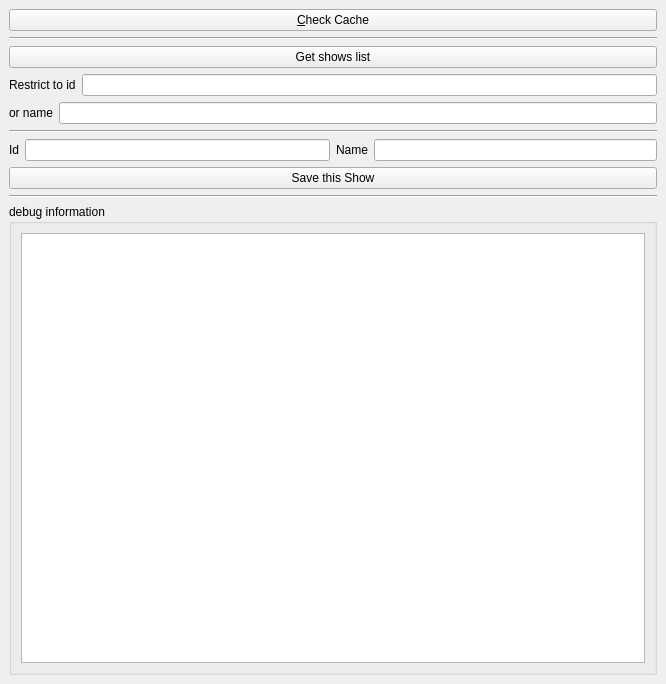
<ui version="4.0" >
 <class>MainWindow</class>
 <widget class="QMainWindow" name="MainWindow" >
  <property name="geometry" >
   <rect>
    <x>0</x>
    <y>0</y>
    <width>666</width>
    <height>684</height>
   </rect>
  </property>
  <property name="windowTitle" >
   <string>MainWindow</string>
  </property>
  <widget class="QWidget" name="centralwidget" >
   <layout class="QGridLayout" name="gridLayout_3" >
    <item row="0" column="0" colspan="2" >
     <widget class="QPushButton" name="btnCheckCache" >
      <property name="enabled" >
       <bool>true</bool>
      </property>
      <property name="text" >
       <string>&amp;Check Cache</string>
      </property>
      <property name="flat" >
       <bool>false</bool>
      </property>
     </widget>
    </item>
    <item row="1" column="0" colspan="2" >
     <widget class="Line" name="line" >
      <property name="orientation" >
       <enum>Qt::Horizontal</enum>
      </property>
     </widget>
    </item>
    <item row="2" column="0" colspan="2" >
     <widget class="QPushButton" name="btnListShow" >
      <property name="text" >
       <string>Get shows list</string>
      </property>
     </widget>
    </item>
    <item row="3" column="0" colspan="2" >
     <layout class="QHBoxLayout" name="horizontalLayout" >
      <item>
       <widget class="QLabel" name="label" >
        <property name="text" >
         <string>Restrict to id</string>
        </property>
       </widget>
      </item>
      <item>
       <widget class="QLineEdit" name="lineEdit" />
      </item>
     </layout>
    </item>
    <item row="4" column="0" colspan="2" >
     <layout class="QHBoxLayout" name="horizontalLayout_2" >
      <item>
       <widget class="QLabel" name="label_2" >
        <property name="text" >
         <string>or name</string>
        </property>
       </widget>
      </item>
      <item>
       <widget class="QLineEdit" name="lineEdit_2" />
      </item>
     </layout>
    </item>
    <item row="5" column="0" colspan="2" >
     <widget class="Line" name="line_2" >
      <property name="orientation" >
       <enum>Qt::Horizontal</enum>
      </property>
     </widget>
    </item>
    <item row="6" column="0" >
     <layout class="QHBoxLayout" name="horizontalLayout_3" >
      <item>
       <widget class="QLabel" name="label_3" >
        <property name="text" >
         <string>Id</string>
        </property>
       </widget>
      </item>
      <item>
       <widget class="QLineEdit" name="lineEdit_3" />
      </item>
     </layout>
    </item>
    <item row="6" column="1" >
     <layout class="QHBoxLayout" name="horizontalLayout_4" >
      <item>
       <widget class="QLabel" name="label_4" >
        <property name="text" >
         <string>Name</string>
        </property>
       </widget>
      </item>
      <item>
       <widget class="QLineEdit" name="lineEdit_4" />
      </item>
     </layout>
    </item>
    <item row="7" column="0" colspan="2" >
     <widget class="QPushButton" name="btnSaveShow" >
      <property name="text" >
       <string>Save this Show</string>
      </property>
     </widget>
    </item>
    <item row="8" column="0" colspan="2" >
     <widget class="Line" name="line_3" >
      <property name="orientation" >
       <enum>Qt::Horizontal</enum>
      </property>
     </widget>
    </item>
    <item row="9" column="0" colspan="2" >
     <widget class="QGroupBox" name="groupBox_2" >
      <property name="title" >
       <string>debug information</string>
      </property>
      <layout class="QGridLayout" name="gridLayout" >
       <item row="0" column="0" >
        <widget class="QTextEdit" name="infoTextEdit" />
       </item>
      </layout>
     </widget>
    </item>
   </layout>
  </widget>
 </widget>
 <resources/>
 <connections/>
</ui>
